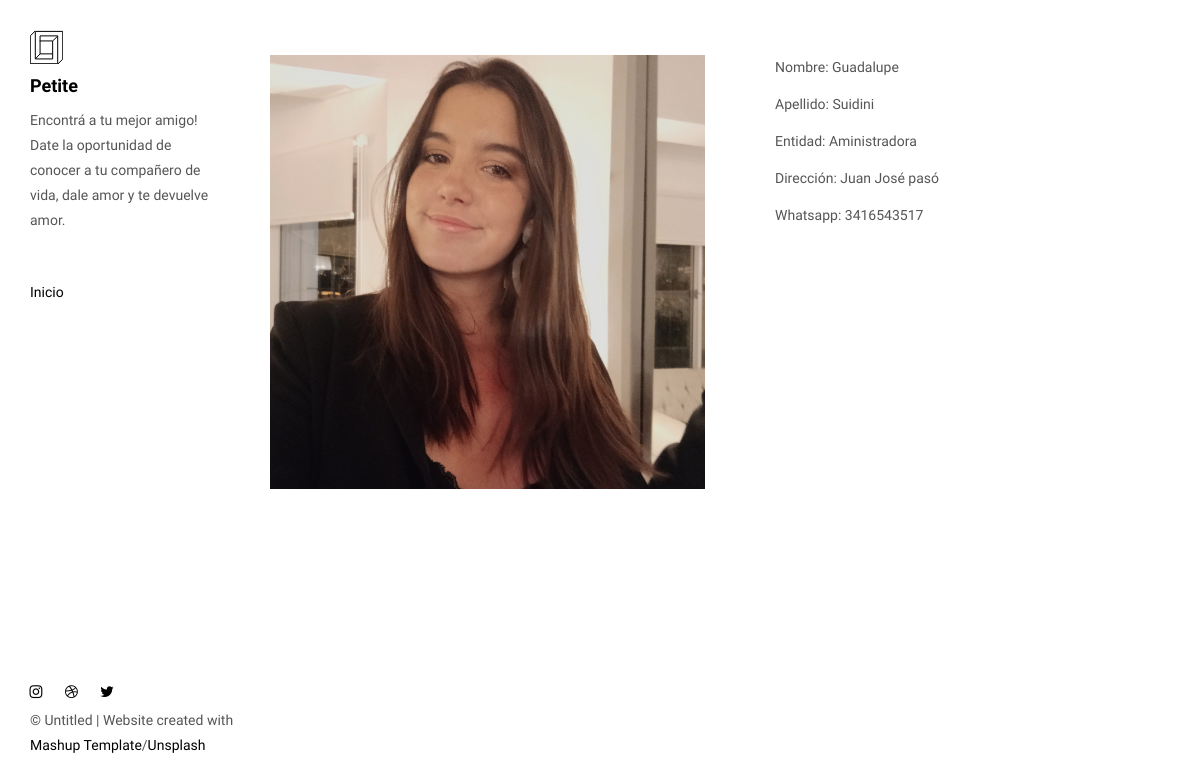
The page /fichaUsuario/3 on the database its author committed.
### primApp/models.py (models this page shows, shortened)
class usuarios(models.Model):
    nombre = models.CharField(max_length=50)
    apellido = models.CharField(max_length=50)
    correo = models.EmailField()
    direccion = models.CharField(max_length=30)
    nacimiento = models.DateField()
    pais = models.CharField(max_length=20)
    departamento = models.CharField(max_length=20)
    celular = models.IntegerField()
    entidad = models.CharField(max_length=50)
    imagen = models.ImageField(null=True, blank=True)

### primApp/views.py (the view)
# urls.py: path('fichaUsuario/<int:id>', fichaUsuario, name='fichaUsuario'),
def fichaUsuario(request,id):
    usuario = usuarios.objects.get(id=id)
    return render(request,"fichaUsuario.html",{"usuario":usuario})

### primApp/templates/fichaUsuario.html (shortened to what this page needs)
<!DOCTYPE html>
<html lang="en">
<head>
  {% load static %}
<link href="{% static './main.82cfd66e.css' %}" rel="stylesheet"></head>
<body>
<header class="">
  <nav class="sidebar">
    <div class="navbar-collapse" id="navbar-collapse">
      <div class="site-header hidden-xs">
          <a class="site-brand" href="{% url 'inicio' %}" title="">
            <img class="img-responsive site-logo" alt="" src="{% static './assets/images/mashup-logo.svg' %}">
            Petite
          </a>
        <p>Encontrá a tu mejor amigo!
            Date la oportunidad de conocer a tu compañero de vida, dale amor y te devuelve amor.</p>
      </div>
      <ul class="nav">
        <li><a href="{% url 'inicio' %}" title="">Inicio</a></li>
      </ul>
      <nav class="nav-footer">
        <p class="nav-footer-social-buttons">
          <a class="fa-icon" href="https://www.instagram.com/" title="">
            <i class="fa fa-instagram"></i>
          </a>
          <a class="fa-icon" href="https://dribbble.com/" title="">
            <i class="fa fa-dribbble"></i>
          </a>
          <a class="fa-icon" href="https://twitter.com/" title="">
            <i class="fa fa-twitter"></i>
          </a>
        </p>
        <p>© Untitled | Website created with <a href="http://www.mashup-template.com/" title="Create website with free html template">Mashup Template</a>/<a href="https://www.unsplash.com/" title="Beautiful Free Images">Unsplash</a></p>
      </nav>
    </div>
  </nav>
</header>
<main class="" id="main-collapse">
    <br>
    <div class="row">
    <div class="col-xs-12 col-md-6">
        <img class="img-responsive" alt="" src="{{ setting.MEDIA_URL }}{{ usuario.imagen.url }}">
    </div>
    <div class="col-xs-12 col-md-6">
            <ul>
              <p>Nombre: {{usuario.nombre}}</p>
              <p>Apellido: {{usuario.apellido}}</p>
              <p>Entidad: {{usuario.entidad}}</p>
              <p>Dirección: {{usuario.direccion}}</p>
              <p>Whatsapp: {{usuario.celular}}</p>
            </ul>
    </div>
    </div>
    <br>
</main>
 <script type="text/javascript" src="{% static './main.85741bff.js' %}"></script></body>
</html>

### rows shown on the page
usuarios: imagen (picture), nombre "Guadalupe", apellido "Suidini", entidad "Aministradora", direccion "Juan José pasó", celular "3416543517"
